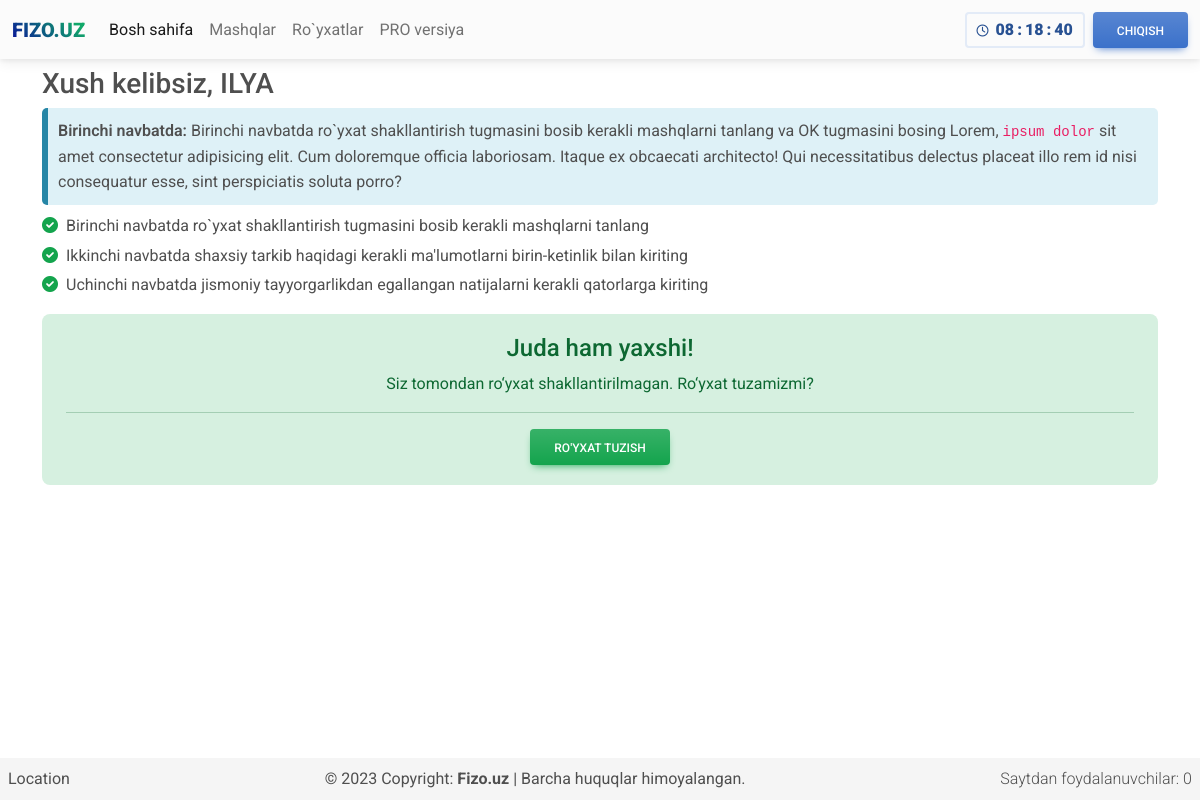
Page /vedemosti.php (signed in) on the earlier database version.
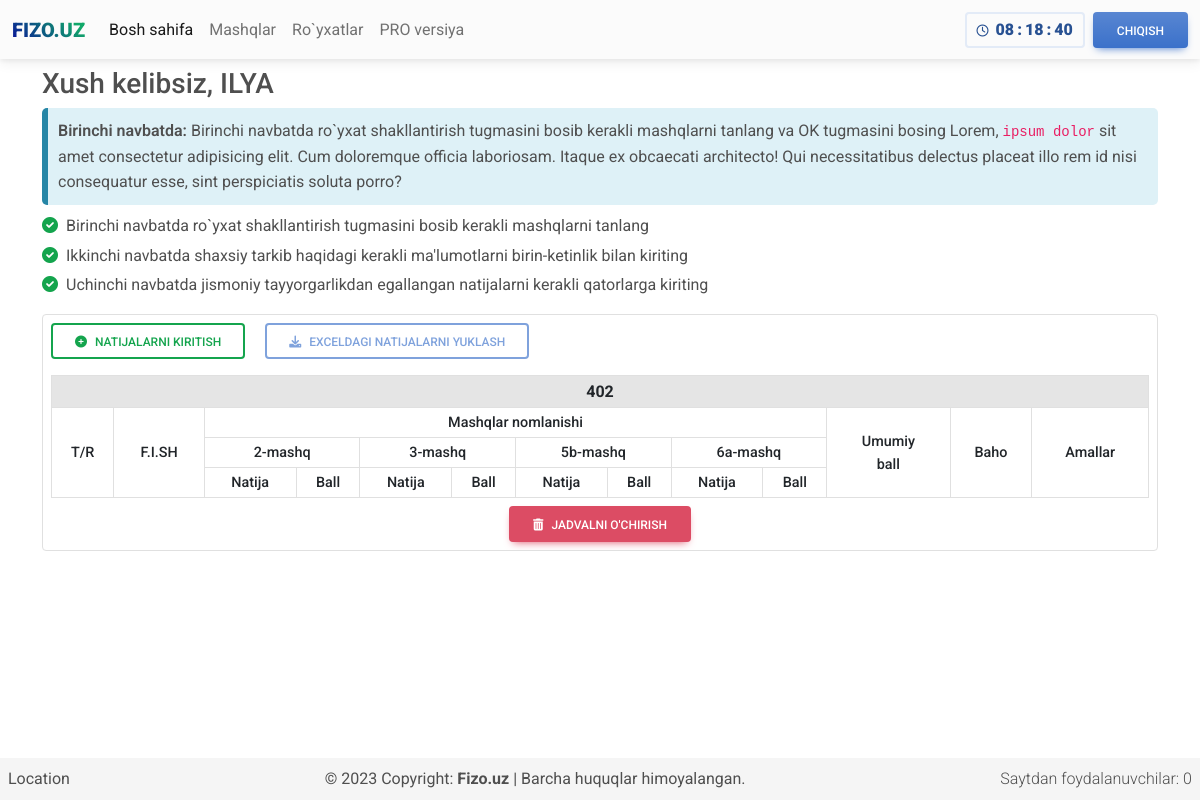
Same page on the later database version.
### tables this page shows
CREATE TABLE `users` (
  `id` int(11) NOT NULL,
  `username` varchar(255) NOT NULL,
  `password` varchar(255) NOT NULL,
  `name` varchar(255) NOT NULL,
  `bolinmanomi` varchar(255) DEFAULT NULL,
  `1-mashq` varchar(255) DEFAULT NULL,
  `2-mashq` varchar(255) DEFAULT NULL,
  `3-mashq` varchar(255) DEFAULT NULL,
  `4-mashq` varchar(255) DEFAULT NULL
);

CREATE TABLE `mashqlar` (
  `mashqlar_id` int(11) NOT NULL,
  `mashq_nomi` varchar(255) NOT NULL,
  `mashq_tuliq_nomi` varchar(255) NOT NULL,
  `mashq_server_nomi` varchar(255) DEFAULT NULL
);

### vedemosti.php (the view, shortened to what the changed rows need)
<?php
if (isset($_SESSION['id']) && isset($_SESSION['username'])) {
include 'db_conn.php';
$resuserbolinma = mysqli_query($conn, "SELECT * FROM userbolinma");
$row_bolinmanomi = mysqli_fetch_row(mysqli_query($conn, "SELECT bolinmanomi, `1-mashq`, `2-mashq`, `3-mashq`, `4-mashq` FROM users WHERE `id` =".$_SESSION['id']));
$bolinmanomi = $row_bolinmanomi[0];
$mashqnomi1 = mysqli_fetch_row(mysqli_query($conn, "SELECT `mashq_nomi`, mashq_server_nomi FROM mashqlar WHERE `mashqlar_id` = '$row_bolinmanomi[1]'"));
$mashqnomi2 = mysqli_fetch_row(mysqli_query($conn, "SELECT `mashq_nomi`, mashq_server_nomi FROM mashqlar WHERE `mashqlar_id` = '$row_bolinmanomi[2]'"));
$mashqnomi3 = mysqli_fetch_row(mysqli_query($conn, "SELECT `mashq_nomi`, mashq_server_nomi FROM mashqlar WHERE `mashqlar_id` = '$row_bolinmanomi[3]'"));
$mashqnomi4 = mysqli_fetch_row(mysqli_query($conn, "SELECT `mashq_nomi`, mashq_server_nomi FROM mashqlar WHERE `mashqlar_id` = '$row_bolinmanomi[4]'"));
 ?>
<!DOCTYPE html>
<html>
<head>
	<link rel="stylesheet" type="text/css" href="style.css">
     <link href="https://cdnjs.cloudflare.com/ajax/libs/font-awesome/6.0.0/css/all.min.css" rel="stylesheet" />
     <link href="https://cdn.jsdelivr.net/npm/bootstrap@5.3.0-alpha3/dist/css/bootstrap.min.css" rel="stylesheet">
     <link rel="stylesheet" href="css/mdb.min.css" />
</head>
<body>
     <main>
          <div class="container mt-1 mt-1">
               <section class="pb-4">
                    <?php
                    if(empty($bolinmanomi) === true){
                    ?>
                    <div class="container divroyxat p-0">
                         <div class="alert alert-success royxat">
                              <div class="d-flex justify-content-center">
                              <h4>Juda ham yaxshi!</h4>
                              </div>
                              <div class="d-flex justify-content-center dobavit">
                              <p class="royxat">Siz tomondan ro‘yxat shakllantirilmagan. Ro‘yxat tuzamizmi?</p>
                              </div>
                              <hr>
                              <div class="d-flex justify-content-center dobavit">
                                   <button type="button" class="btn btn-success bg-gradient" data-bs-toggle="modal" data-bs-target="#ModalCreateTable">Ro'yxat tuzish</button>
                              </div>
                              </div>
                         </div>
                    </div>
                    <?php
                    } else {
                    ?>
                    <div class="bg-white border rounded-2">
                    <button type="button" class="btn btn-outline-success m-2" data-mdb-ripple-color="dark" data-bs-toggle="modal" data-bs-target="#ModalInsertNatija"><i class="fas fa-plus-circle me-2"></i>Natijalarni kiritish</button>
                    <button type="button" class="btn btn-outline-primary m-2 disabled" data-mdb-ripple-color="dark"><i class="fas fa-download me-2"></i>Exceldagi natijalarni yuklash</button>
                    <section class="w-100 p-2 text-center table-responsive">
                         <table id="datatable" class="table table-bordered m-0">
                                   <thead>
                                        <tr class="table-active">
                                        <?php
                                        while ($row = mysqli_fetch_array($resuserbolinma)) {
                                        ?>
                                             <th colspan="14">
                                                  <p class="bolinma_nomi"><?php echo $row_bolinmanomi[0]; ?></p>
                                             </th>
                                        <?php
                                        }
                                        ?>
                                        </tr>
                                        <tr>
                                             <th rowspan="3">T/R</th>
                                             <th rowspan="3">F.I.SH</th>
                                             <th colspan="8">Mashqlar nomlanishi</th>
                                             <th rowspan="3">Umumiy <br> ball</th>
                                             <th rowspan="3">Baho</th>
                                             <th rowspan="3">Amallar</th>
                                        </tr>
                                        <tr>
                                             <th colspan="2"><?php echo $mashqnomi1[0] ?></th>
                                             <th colspan="2"><?php echo $mashqnomi2[0] ?></th>
                                             <th colspan="2"><?php echo $mashqnomi3[0] ?></th>
                                             <th colspan="2"><?php echo $mashqnomi4[0] ?></th>
                                        </tr>
                                        <tr>
                                             <th>Natija</th>
                                             <th>Ball</th>
                                             <th>Natija</th>
                                             <th>Ball</th>
                                             <th>Natija</th>
                                             <th>Ball</th>
                                             <th>Natija</th>
                                             <th>Ball</th>
                                        </tr>
                                   </thead>
                         </table>
                              <div>
                                   <button type="submit" class="btn btn-danger mt-2" data-mdb-ripple-color="dark" data-bs-toggle="modal" data-bs-target="#ModalDeleteTable"><i class="fas fa-trash-can me-2"></i>Jadvalni o'chirish</button>
                              </div>
                    </section>
                    </div>
                    <?php
                    }
                     ?>
               </section>
          </div>
     </main>
</body>
<br>
</html>
<?php
}else{
     header("Location: index.php");
     exit();
}
?>

Differences in the rows shown:
now on this page (row edited): users: bolinmanomi "402"
now on this page (row edited): mashqlar: mashq_nomi "2-mashq"
now on this page (row edited): mashqlar: mashq_nomi "3-mashq"
now on this page (row edited): mashqlar: mashq_nomi "5b-mashq"
now on this page (row edited): mashqlar: mashq_nomi "6a-mashq"
Other differences:
text no longer shown: "Juda ham yaxshi! Siz tomondan ro‘yxat shakllantirilmagan. Ro‘yxat tuzamizmi? RO'YXAT TUZISH"
text now shown: "NATIJALARNI KIRITISH EXCELDAGI NATIJALARNI YUKLASH T/R F.I.SH Mashqlar nomlanishi Umumiy ball Baho Amallar Natija Ball Natija Ball Natija Ball Natija Ball JADVALNI O'CHIRISH"
